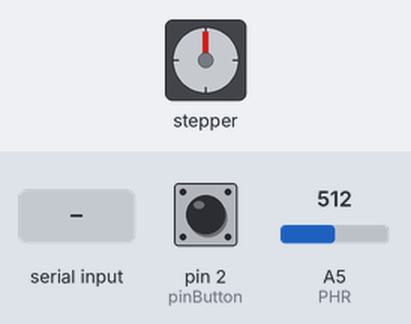
Bench run of a sketch on a simulated Arduino Uno, built with avr-gcc and run on an emulated ATmega328P. Parts: stepper motor. The test bench sets the inputs (shaded band); at power-on: pin 2 (pinButton) HIGH, A5 (PHR) = 512. Stepper angles assume 2048 steps per turn; what the sketch prints to the serial monitor is not drawn.

Above: at 11.2 s.
11.3 s: "o90\n" received over the second serial link
At 11.9 s:
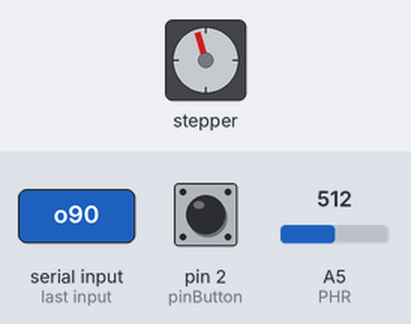
13.1 s: "30,150\n" received over the second serial link
At 13.7 s:
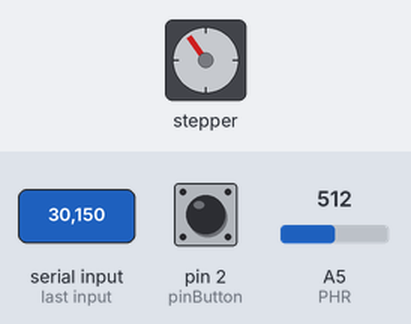
At 14.3 s:
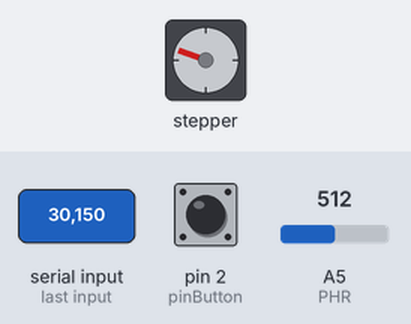
16.1 s: pin 2 (pinButton) pulled LOW for 0.15 s
Timing chart, 0 to 29.8 s (numbered marks = the images above; inputs shaded):
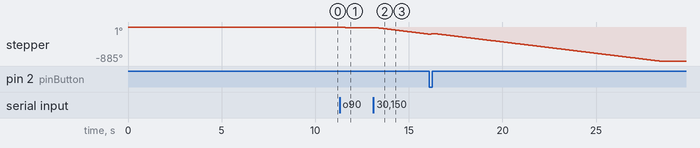

Measured:
- after the input at 11.3 s, stepper: turns 16° counter-clockwise in 0.25 s, starting after 0.08 s
- after the input at 13.1 s, stepper: keeps turning counter-clockwise at about 60°/s, starting after 0.15 s

The sketch:

iotProject_motorizedBlinds.ino
```cpp
#include <SoftwareSerial.h> //generate a software channel between arduino and the bluetooth module

#include <Stepper.h>

#define PHR A5
#define pinButton 2
//define pin RX and TX da Arduino BT module
#define BT_TX_PIN 12
#define BT_RX_PIN 13
#define MAXSTEPS 5 // max character of the string step send by the bluetooth module

const int stepsPerRevolution = 2048; // number of steps to make a complete a full rotation of the stepper motor
Stepper myStepper(stepsPerRevolution, 8, 10, 9, 11);
int brightness = 0;
const double k = 5.0 / 1024;
const double luxFactor = 500000;
const double R2 = 2000;
const double B = 1.3 * pow(10.0, 7);
const double m = -1.4;
const int maxSteps = -5120; //max 2,5 rounds
int pos = 0;
int maxLux = 80;
int n_reductive = 5;
int period = 12000;
unsigned long time_now = 0;
//BLUETOOTH
int ind = 0;
char c;
int stepsFromB;
bool override = 0;
SoftwareSerial bt = SoftwareSerial(BT_RX_PIN, BT_TX_PIN);
char stringa[MAXSTEPS];

//**movement manager block**
int calc_steps(int lux) { // y=-0.004x+120-> formula ci dice a quanti steps dobbiamo essere
  int steps = (int)((lux - 80) / (-0.004));
  return steps / n_reductive; //dividere per 10 se necessario per i test
}

int move(int new_pos) {
  int how_many = 0;
  if (new_pos <= 0 && new_pos >= maxSteps) {
    myStepper.step(new_pos - pos);
    how_many = (new_pos - pos);
    pos = new_pos;
  } else if (new_pos > 0) {
    myStepper.step(-pos);
    how_many = -pos;
    pos = 0;
  } else if (new_pos < maxSteps) {
    how_many = maxSteps - pos;
    myStepper.step(how_many);
    pos = maxSteps;
  }
  return how_many;
}
//**end of the movement manager block

//interrupt function
void reset_position() {
  move(-pos);
  pos = 0;
  maxLux = analogRead(PHR);
  maxLux = light_intensity(maxLux);
}
//**light reader and translation in lumens block
int light_intensity(int RawADC0) {
  double V2 = k * RawADC0;
  double R1 = (5.0 / V2 - 1) * R2;
  double lux = B * pow(R1, m);
  return lux;

}
//**bluetooth block
void check() {
  memset(stringa, '\0', sizeof(stringa));
  while (bt.available() > 0) {

    c = (char) bt.read();
    if (c >= '0' && c <= '9' && c != 'o' && c != 's') {
      stringa[ind] = c;
      ind++;
    } else if (c == 's') { //stop
      override = 0;
      break;
    }
    delay(20);
  }
  stepsFromB = atoi(stringa);
  ind = 0;
  if (stringa[0] != '\0') {
    Serial.println(stringa);
    Serial.print("numero=");
    Serial.println(stepsFromB);
    move(-stepsFromB);
  }
}

void setup() {
  pinMode(BT_RX_PIN, INPUT);
  pinMode(BT_TX_PIN, OUTPUT);

  pinMode(PHR, INPUT);
  pinMode(pinButton, INPUT_PULLUP);
  attachInterrupt(digitalPinToInterrupt(pinButton), reset_position, CHANGE); // attach an interrupt to a button connected to pinBuotton , other parameter ISR=reset_position; mode: CHANGE (EVERY CHANGED TRIGGERS THE ISR)
  maxLux = analogRead(PHR);
  maxLux = light_intensity(maxLux);
  delay(10000);
  maxLux = analogRead(PHR);
  maxLux = light_intensity(maxLux);

  myStepper.setSpeed(10);
  Serial.begin(9600); // serial comunication active
  bt.begin(9600);
}

void loop() {
  while (bt.available() > 0) {
    c = (char) bt.read();
    if (c == 'o') {
      override = 1;
      break;
    }

  }
  delay(20);
  if (override) {
    check();
  } else {
    Serial.println(maxLux);
    brightness = analogRead(PHR);

    int lux = light_intensity(brightness);

    int new_pos = calc_steps(lux);
    time_now = millis();
    Serial.print("lux=");
    Serial.println(lux);
    Serial.print("new_pos:");
    Serial.println(new_pos);
    Serial.print("position:");
    Serial.println(pos);

    Serial.print("motion of :");
    Serial.println(move(new_pos));
    while (millis() < time_now + period) {
      if (bt.available() > 0) {
        break;
      }
    };
  }
}
```
